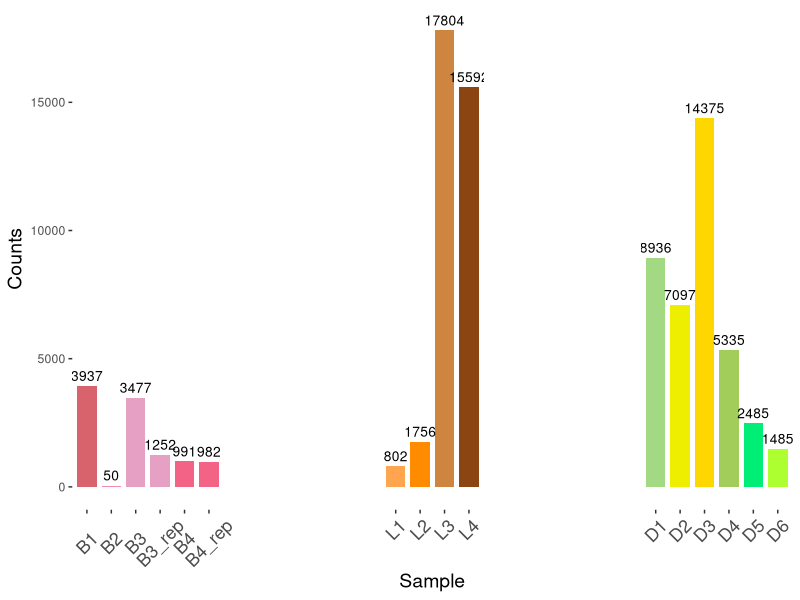
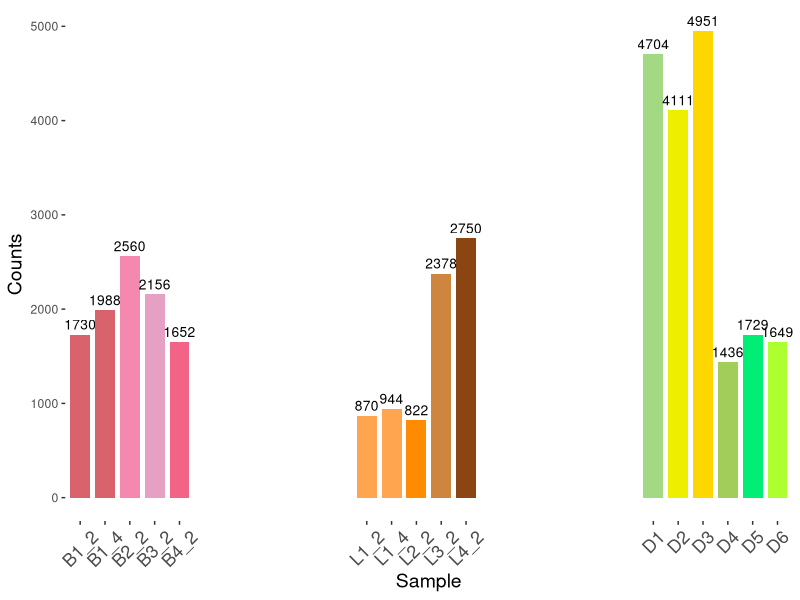
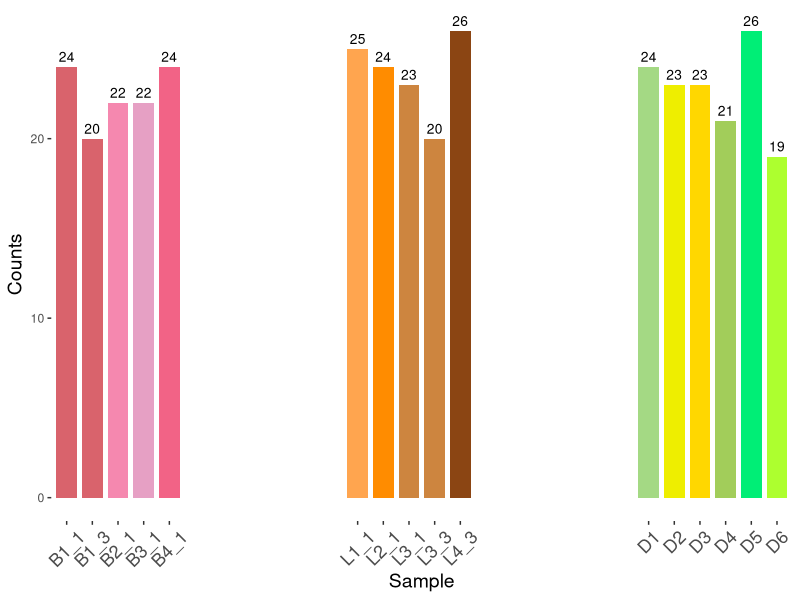

R code for these plots, in order:
library(dplyr)
library(ggplot2)

breast_pt_palette <- c("#D9636CFF", "#F588AFFF", "#E6A0C4FF", "#F26386FF")
lung_pt_palette <- c("#FFA54F", "#FF8C00", "#CD853F", "#8B4513")
dlbcl_pt_palette <- c("#A4D984FF","#EEEE00","#FFD700","#A2CD5A","#00EE76","#ADFF2F")


# -------------------------------------------------------------------------
chrom_sample_order <- c("B1", "B2", "B3", "B3_rep", "B4", "B4_rep",
                        "L1", "L2", "L3", "L4",
                        "D1", "D2", "D3", "D4", "D5", "D6")
chrom_df <- data.frame(
  sample = chrom_sample_order,
  n = c(3937, 50, 3477, 1252, 991, 982,
        802, 1756, 17804, 15592,
        8936, 7097, 14375, 5335, 2485, 1485)
)
chrom_df$indication <- c(rep("breast", 6), rep("lung", 4), rep("dlbcl", 6))
chrom_df$indication <- factor(chrom_df$indication, levels = c("breast", "lung", "dlbcl"))
chrom_palette <- c("#D9636CFF", "#F588AFFF", "#E6A0C4FF", "#E6A0C4FF", "#F26386FF", "#F26386FF",
                   lung_pt_palette, 
                   dlbcl_pt_palette)
names(chrom_palette) <- chrom_df$sample
chrom_df$sample <- factor(chrom_df$sample, levels = chrom_sample_order)


# -------------------------------------------------------------------------
vis_sample_order <- c("B1_2", "B1_4", "B2_2", "B3_2", "B4_2",
                      "L1_2", "L1_4", "L2_2", "L3_2", "L4_2",
                      "D1", "D2", "D3", "D4", "D5", "D6")
vis_df <- data.frame(
  sample = vis_sample_order,
  n = c(1730, 1988, 2560, 2156, 1652,
        870, 944, 822, 2378, 2750,
        4704, 4111, 4951, 1436, 1729, 1649)
  )
vis_df$indication <- c(rep("breast", 5), rep("lung", 5), rep("dlbcl", 6))
vis_df$indication <- factor(vis_df$indication, levels = c("breast", "lung", "dlbcl"))
vis_palette <- c("#D9636CFF", "#D9636CFF", "#F588AFFF", "#E6A0C4FF", "#F26386FF",
                 "#FFA54F", "#FFA54F", "#FF8C00", "#CD853F", "#8B4513", 
                 dlbcl_pt_palette)
names(vis_palette) <- vis_df$sample
vis_df$sample <- factor(vis_df$sample, levels = vis_sample_order)

# -------------------------------------------------------------------------
geo_sample_order <- c("B1_1", "B1_3", "B2_1", "B3_1", "B4_1",
  "L1_1", "L2_1", "L3_1", "L3_3", "L4_3",
  "D1", "D2", "D3", "D4", "D5", "D6")
geo_df <- data.frame(
  sample = geo_sample_order,
  n = c(24, 20, 22, 22, 24,
        25, 24, 23, 20, 26,
        24, 23, 23, 21, 26, 19)
)
geo_df$indication <- c(rep("breast", 5), rep("lung", 5), rep("dlbcl", 6))
geo_df$indication <- factor(geo_df$indication, levels = c("breast", "lung", "dlbcl"))
geo_palette <- c("#D9636CFF", "#D9636CFF", "#F588AFFF", "#E6A0C4FF", "#F26386FF",
                 "#FFA54F", "#FF8C00", "#CD853F", "#CD853F", "#8B4513", 
                 dlbcl_pt_palette)
names(geo_palette) <- geo_df$sample
geo_df$sample <- factor(geo_df$sample, levels = geo_sample_order)


# -------------------------------------------------------------------------
plot_bar_each_indication <- function(plt_df, lung_dodge, dlbcl_dodge, facet_gap){
  bar_width <- 0.8
  p <- ggplot(data = plt_df, aes(x = sample, y = n, fill = sample)) +
    geom_bar(stat = "identity", width = bar_width) +
    geom_text(data = plt_df %>% filter(indication == "breast"), 
              aes(x = as.numeric(sample), y = n, label = as.character(n)),
              vjust = -0.5,
              color = "black",
              size = 3.5) +
    geom_text(data = plt_df %>% filter(indication == "lung"), 
              aes(x = as.numeric(sample) - lung_dodge, y = n, label = as.character(n)),
              vjust = -0.5,
              color = "black",
              size = 3.5) +
    geom_text(data = plt_df %>% filter(indication == "dlbcl"), 
              aes(x = as.numeric(sample) - dlbcl_dodge, y = n, label = as.character(n)),
              vjust = -0.5,
              color = "black",
              size = 3.5) +
    theme_bw() +
    theme(axis.text.x = element_text(size = 13, angle = 45, vjust = 0.5, hjust=0.5),
          panel.border = element_blank(), 
          legend.position =  "none",
          panel.background = element_blank(),
          panel.grid = element_blank(), 
          strip.background = element_blank(),
          strip.text = element_blank(),
          panel.spacing = unit(facet_gap, "cm"),
          plot.title = element_text(size = 18, hjust = 0.5, face = "bold"),
          axis.title = element_text(size = 14)) + 
    labs(y = "Counts", x = "Sample") + 
    facet_grid(.~indication, scales = "free_x", space="free_x")
  
  return(p)
}


p_chrom <- plot_bar_each_indication(chrom_df, lung_dodge = 6, dlbcl_dodge = 10, facet_gap = 4) + scale_fill_manual(values = chrom_palette)
p_vis <- plot_bar_each_indication(vis_df, lung_dodge = 5, dlbcl_dodge = 10, facet_gap = 4) + scale_fill_manual(values = vis_palette)
p_geo <- plot_bar_each_indication(geo_df, lung_dodge = 5, dlbcl_dodge = 10, facet_gap = 4) + scale_fill_manual(values = geo_palette)

figpath <- "/work/PRTNR/CHUV/DIR/rgottar1/spatial/Owkin_Pilot_Results/Manuscript_Figures_Final/SuppFig/Descriptive/sample_size"

pdf(file.path(figpath, "chrom_sample_size.pdf"), width = 13, height = 4.5)
print(p_chrom)
dev.off()

pdf(file.path(figpath, "vis_sample_size.pdf"), width = 13, height = 4.5)
print(p_vis)
dev.off()

pdf(file.path(figpath, "geo_sample_size.pdf"), width = 13, height = 4.1)
print(p_geo)
dev.off()


